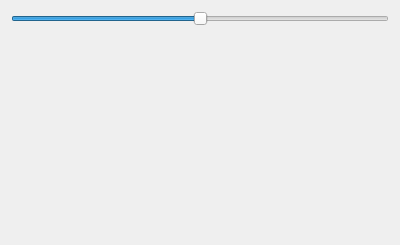
<?xml version="1.0" encoding="UTF-8"?>
<ui version="4.0">
 <class>FilterFormLevel</class>
 <widget class="QWidget" name="FilterFormLevel">
  <property name="geometry">
   <rect>
    <x>0</x>
    <y>0</y>
    <width>400</width>
    <height>245</height>
   </rect>
  </property>
  <property name="windowTitle">
   <string>Form</string>
  </property>
  <layout class="QVBoxLayout" name="verticalLayout">
   <item>
    <widget class="QSlider" name="horizontalSlider">
     <property name="minimum">
      <number>-100</number>
     </property>
     <property name="maximum">
      <number>100</number>
     </property>
     <property name="orientation">
      <enum>Qt::Orientation::Horizontal</enum>
     </property>
    </widget>
   </item>
   <item>
    <spacer name="verticalSpacer">
     <property name="orientation">
      <enum>Qt::Orientation::Vertical</enum>
     </property>
     <property name="sizeHint" stdset="0">
      <size>
       <width>20</width>
       <height>203</height>
      </size>
     </property>
    </spacer>
   </item>
  </layout>
 </widget>
 <resources/>
 <connections/>
</ui>
